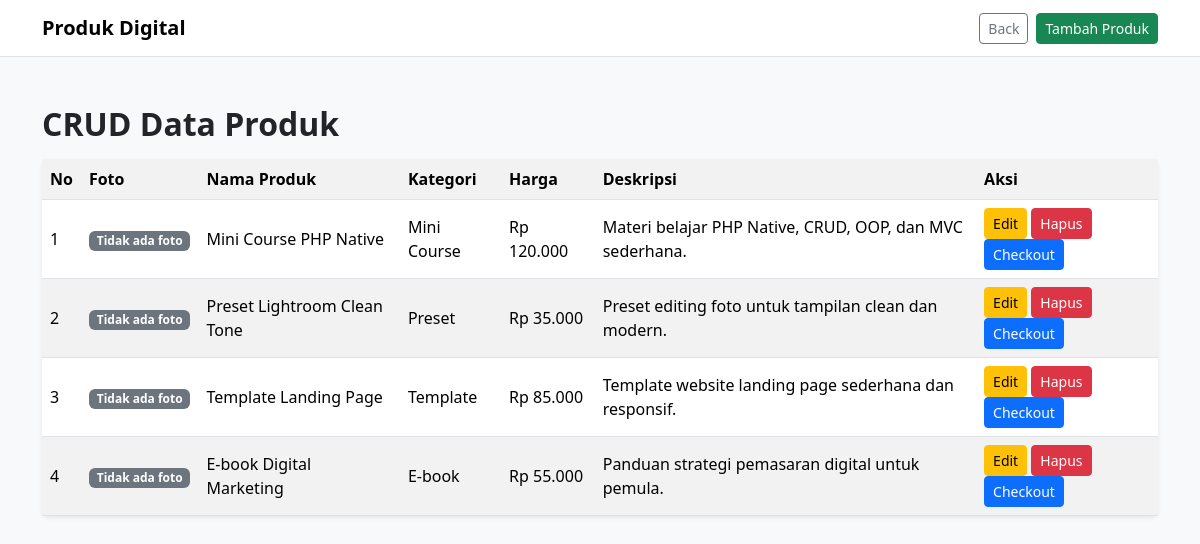
The page /index.php?page=produk on the database its author committed.
### tables this page shows
CREATE TABLE produk (
    id INT AUTO_INCREMENT PRIMARY KEY,
    kategori_id INT NOT NULL,
    nama_produk VARCHAR(150) NOT NULL,
    harga DECIMAL(12,2) NOT NULL,
    deskripsi TEXT NOT NULL,
    foto VARCHAR(255) NOT NULL DEFAULT '',
    link_foto VARCHAR(255) NOT NULL DEFAULT '',
    CONSTRAINT fk_produk_kategori
        FOREIGN KEY (kategori_id) REFERENCES kategori(id)
        ON UPDATE CASCADE
        ON DELETE RESTRICT
);

CREATE TABLE kategori (
    id INT AUTO_INCREMENT PRIMARY KEY,
    nama_kategori VARCHAR(100) NOT NULL
);

### controllers/ProdukController.php (called while the page is built, shortened)
<?php
require_once __DIR__ . "/../config/Database.php";
if (!function_exists('rupiah')) {
    function rupiah($angka): string
    {
        return "Rp " . number_format((float) $angka, 0, ',', '.');
    }
}
if (!function_exists('e')) {
    function e($text): string
    {
        return htmlspecialchars((string) $text, ENT_QUOTES, 'UTF-8');
    }
}
class Produk
{
    private mysqli $conn;
    public function __construct(mysqli $db)
    {
        $this->conn = $db;
    }
    public function getAll(): mysqli_result
    {
        return $this->conn->query("SELECT produk.*, kategori.nama_kategori
            FROM produk
            JOIN kategori ON produk.kategori_id = kategori.id
            ORDER BY produk.id DESC");
    }
}
class ProdukController
{
    private Produk $produk;
    public function __construct()
    {
        $this->db = (new Database())->connect();
        $this->produk = new Produk($this->db);
    }
    public function index(): void
    {
        $produk = $this->produk->getAll();
        include_once __DIR__ . "/../views/list.php";
    }
}

### index.php (called while the page is built, shortened)
<?php
require_once __DIR__ . "/controllers/ProdukController.php";
$page = $_GET['page'] ?? 'home';
$action = $_GET['action'] ?? 'index';
if ($page === 'produk') {
    $controller = new ProdukController();
} elseif ($page === 'kategori') {
    $controller = new KategoriController();
} elseif ($page === 'pesanan') {
    $controller = new PesananController();
} else {
    $controller = new ProdukController();
    $action = 'home';
}
$controller->$action();

### config/Database.php (called while the page is built, shortened)
<?php
class Database
{
    private string $host = "localhost";
    private string $user = "root";
    private string $pass = "";
    private string $db = "digital_store_simple";
    public function connect(): mysqli
    {
        $conn = new mysqli($this->host, $this->user, $this->pass);
        $conn->query("CREATE DATABASE IF NOT EXISTS {$this->db}");
        $conn->select_db($this->db);
        $conn->set_charset("utf8mb4");
        $this->setupDatabase($conn);
        return $conn;
    }
    private function setupDatabase(mysqli $conn): void
    {
        $conn->query("CREATE TABLE IF NOT EXISTS kategori (
            id INT AUTO_INCREMENT PRIMARY KEY,
            nama_kategori VARCHAR(100) NOT NULL
        )");
        $conn->query("CREATE TABLE IF NOT EXISTS produk (
            id INT AUTO_INCREMENT PRIMARY KEY,
            kategori_id INT NOT NULL,
            nama_produk VARCHAR(150) NOT NULL,
            harga DECIMAL(12,2) NOT NULL,
            deskripsi TEXT NOT NULL,
            foto VARCHAR(255) NOT NULL DEFAULT '',
            link_foto VARCHAR(255) NOT NULL DEFAULT '',
            FOREIGN KEY (kategori_id) REFERENCES kategori(id)
            ON UPDATE CASCADE ON DELETE RESTRICT
        )");
        $fotoColumn = $conn->query("SHOW COLUMNS FROM produk LIKE 'foto'");
        $linkFotoColumn = $conn->query("SHOW COLUMNS FROM produk LIKE 'link_foto'");
        $conn->query("CREATE TABLE IF NOT EXISTS pesanan (
            id INT AUTO_INCREMENT PRIMARY KEY,
            nama_pembeli VARCHAR(100) NOT NULL,
            email VARCHAR(100) NOT NULL,
            produk_id INT NOT NULL,
            total DECIMAL(12,2) NOT NULL,
            status VARCHAR(30) NOT NULL DEFAULT 'Menunggu Pembayaran',
            FOREIGN KEY (produk_id) REFERENCES produk(id)
            ON UPDATE CASCADE ON DELETE RESTRICT
        )");
        $jumlahKategori = $conn->query("SELECT COUNT(*) AS total FROM kategori")->fetch_assoc()['total'];
        $jumlahProduk = $conn->query("SELECT COUNT(*) AS total FROM produk")->fetch_assoc()['total'];
    }
}

### views/list.php (the view, shortened to what this page needs)
<!doctype html>
<html lang="id">
<head>
    <link href="https://cdn.jsdelivr.net/npm/bootstrap@5.3.3/dist/css/bootstrap.min.css" rel="stylesheet">
</head>
<body class="bg-light">
<nav class="navbar bg-white border-bottom">
    <div class="container">
        <a class="navbar-brand fw-bold" href="index.php">Produk Digital</a>
        <div class="d-flex gap-2">
            <button type="button" class="btn btn-outline-secondary btn-sm" onclick="if(document.referrer !== '') { history.back(); } else { window.location.href='index.php'; }">Back</button>
            <a class="btn btn-success btn-sm" href="index.php?page=produk&action=tambah">Tambah Produk</a>
        </div>
    </div>
</nav>
<main class="container py-5">
    <h2 class="fw-bold mb-3">CRUD Data Produk</h2>
    <div class="card shadow-sm border-0">
        <div class="table-responsive">
            <table class="table table-striped align-middle mb-0">
                <tr>
                    <th>No</th>
                    <th>Foto</th>
                    <th>Nama Produk</th>
                    <th>Kategori</th>
                    <th>Harga</th>
                    <th>Deskripsi</th>
                    <th>Aksi</th>
                </tr>
                <?php $no = 1; while ($row = $produk->fetch_assoc()): ?>
                    <?php
                    $imgSrc = '';
                    $hasFoto = $imgSrc !== '';
                    ?>
                    <tr>
                        <td><?= $no++; ?></td>
                        <td>
                            <?php if ($hasFoto): ?>
                                <img src="<?= e($imgSrc); ?>" alt="<?= e($row['nama_produk']); ?>" width="80" height="60" class="rounded" style="object-fit:cover;">
                            <?php else: ?>
                                <span class="badge text-bg-secondary">Tidak ada foto</span>
                            <?php endif; ?>
                        </td>
                        <td><?= e($row['nama_produk']); ?></td>
                        <td><?= e($row['nama_kategori']); ?></td>
                        <td><?= rupiah($row['harga']); ?></td>
                        <td><?= e($row['deskripsi']); ?></td>
                        <td>
                            <a class="btn btn-warning btn-sm" href="index.php?page=produk&action=edit&id=<?= $row['id']; ?>">Edit</a>
                            <a class="btn btn-danger btn-sm" onclick="return confirm('Hapus produk ini?')" href="index.php?page=produk&action=hapus&id=<?= $row['id']; ?>">Hapus</a>
                            <a class="btn btn-primary btn-sm" href="index.php?page=pesanan&action=checkout&produk_id=<?= $row['id']; ?>">Checkout</a>
                        </td>
                    </tr>
                <?php endwhile; ?>
            </table>
        </div>
    </div>
</main>
</body>
</html>

### rows shown on the page
produk: nama_produk "Mini Course PHP Native", kategori.nama_kategori "Mini Course", harga "Rp 120.000", deskripsi "Materi belajar PHP Native, CRUD, OOP, dan MVC sederhana."
produk: nama_produk "Preset Lightroom Clean Tone", kategori.nama_kategori "Preset", harga "Rp 35.000", deskripsi "Preset editing foto untuk tampilan clean dan modern."
produk: nama_produk "Template Landing Page", kategori.nama_kategori "Template", harga "Rp 85.000", deskripsi "Template website landing page sederhana dan responsif."
produk: nama_produk "E-book Digital Marketing", kategori.nama_kategori "E-book", harga "Rp 55.000", deskripsi "Panduan strategi pemasaran digital untuk pemula."
